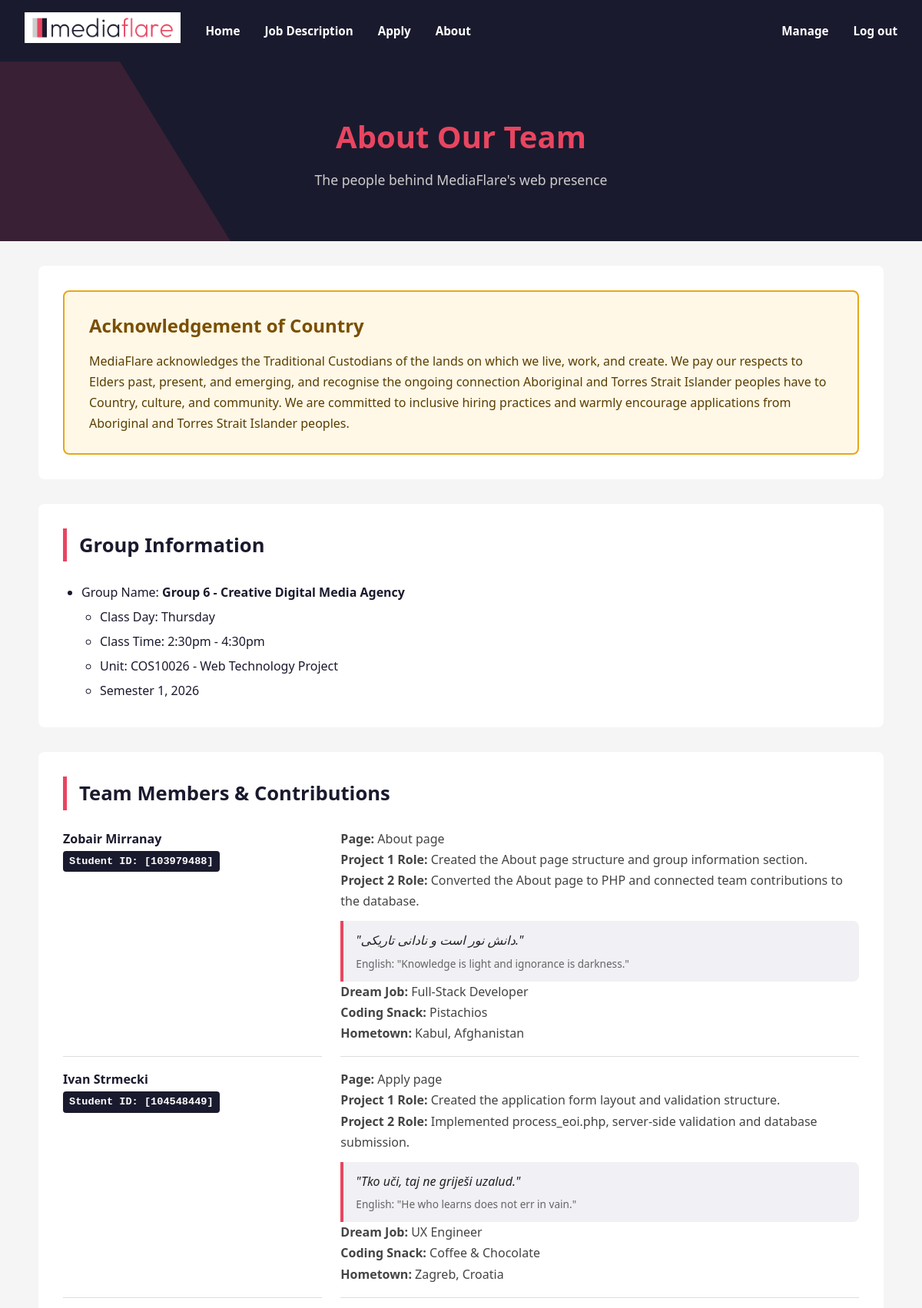
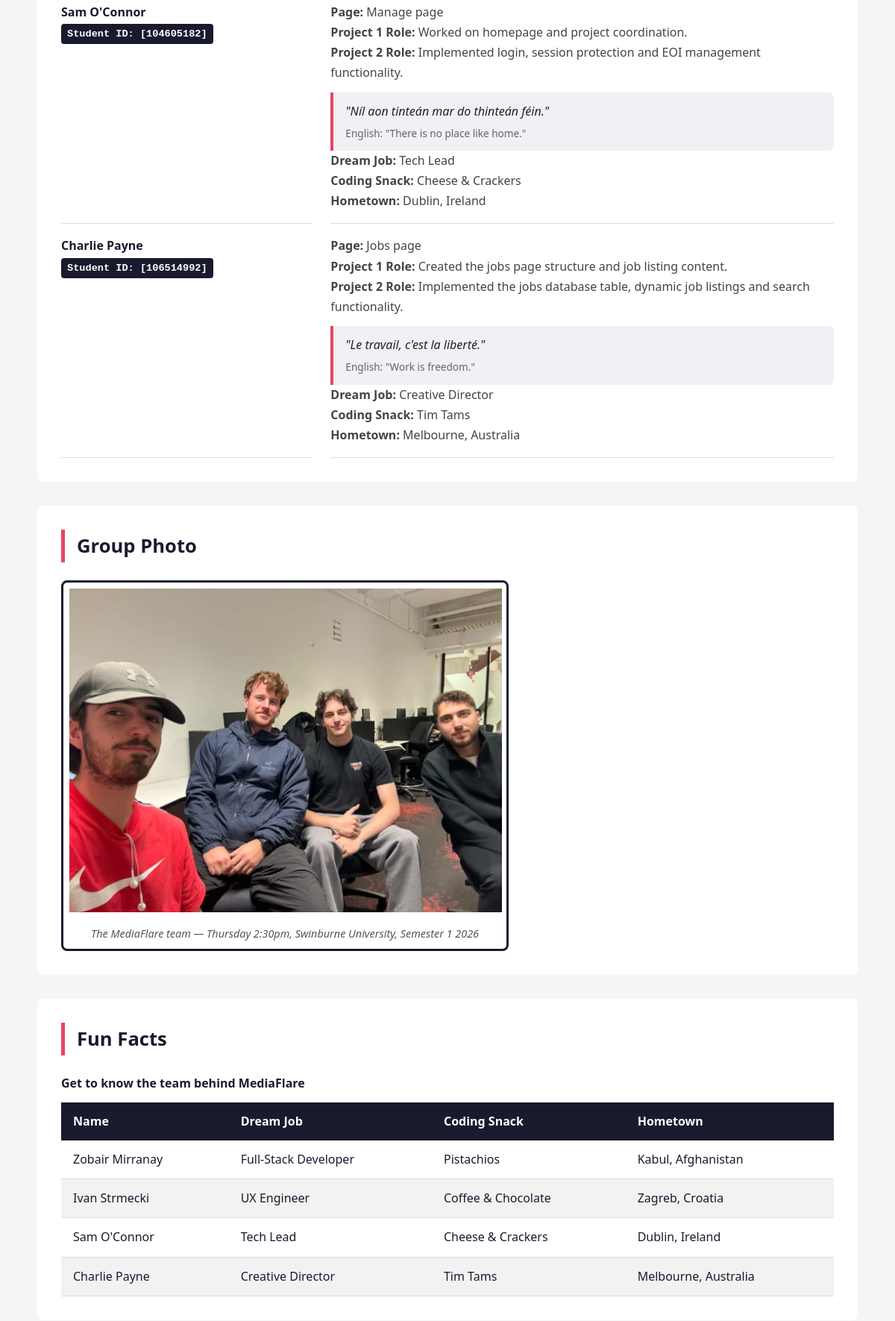
The app's page /about.php (signed in, upper part) with its own data (2 pictures, top to bottom).
### tables this page shows
CREATE TABLE `about_contributions` (
  `id` int(11) NOT NULL,
  `member_name` varchar(100) NOT NULL,
  `student_id` varchar(20) NOT NULL,
  `assigned_page` varchar(100) NOT NULL,
  `project1_role` text NOT NULL,
  `project2_role` text NOT NULL,
  `quote_original` text NOT NULL,
  `quote_translation` text NOT NULL,
  `dream_job` varchar(100) NOT NULL,
  `coding_snack` varchar(100) NOT NULL,
  `hometown` varchar(100) NOT NULL
);

### about.php (the view, shortened to what this page needs)
<?php
include "header.inc";
?>
   <?php include "nav.inc"; ?>
    <header class="about-hero">
        <div class="hero-shape" aria-hidden="true"></div>
        <h1>About Our Team</h1>
        <p>The people behind MediaFlare's web presence</p>
    </header>
    <main>
        <section class="section-container">
            <article class="acknowledgement" role="region" aria-label="Acknowledgement of Country">
                <h2>Acknowledgement of Country</h2>
                <p>
                    MediaFlare acknowledges the Traditional Custodians of the lands on which we live, work, and create.
                    We pay our respects to Elders past, present, and emerging, and recognise the ongoing connection
                    Aboriginal and Torres Strait Islander peoples have to Country, culture, and community.
                    We are committed to inclusive hiring practices and warmly encourage applications from
                    Aboriginal and Torres Strait Islander peoples.
                </p>
            </article>
        </section>
        <section class="section-container">
            <h2 class="section-title">Group Information</h2>
            <ul class="group-info-list">
                <li>Group Name: <strong>Group 6 - Creative Digital Media Agency</strong>
                    <ul>
                        <li>Class Day: Thursday</li>
                        <li>Class Time: 2:30pm - 4:30pm</li>
                        <li>Unit: COS10026 - Web Technology Project</li>
                        <li>Semester 1, 2026</li>
                    </ul>
                </li>
            </ul>
        </section>
<section class="section-container">
    <h2 class="section-title">Team Members &amp; Contributions</h2>
    <dl class="member-list">
        <?php
        require_once("settings.php");
        $conn = mysqli_connect($host, $username, $password, $dbname);
        if (!$conn) {
            echo "<p>Database connection failed.</p>";
        } else {
            $query = "SELECT * FROM about_contributions";
            $result = mysqli_query($conn, $query);
            if ($result) {
                while ($row = mysqli_fetch_assoc($result)) {
                    echo "<dt>";
                    echo $row['member_name'] . "<br>";
                    echo "<p class='student-id'
                    style='display:inline-block; background:#1a1a2e;
                    color:#fff; font-family:monospace;
                    font-size:0.85rem; padding:2px 8px;
                    border-radius:4px;'>";
                    echo "Student ID: [" . $row['student_id'] . "]";
                    echo "</p>";
                    echo "</dt>";
                    echo "<dd>";
                    echo "<strong>Page:</strong> "
                        . $row['assigned_page'] . "<br>";
                    echo "<strong>Project 1 Role:</strong> "
                        . $row['project1_role'] . "<br>";
                    echo "<strong>Project 2 Role:</strong> "
                        . $row['project2_role'] . "<br>";
                    echo "<blockquote class='quote-block'>";
                    echo "<p class='original'>\""
                        . $row['quote_original'] . "\"</p>";
                    echo "<p class='translation'>English: \""
                        . $row['quote_translation'] . "\"</p>";
                    echo "</blockquote>";
                    echo "<p><strong>Dream Job:</strong> "
                        . $row['dream_job'] . "</p>";
                    echo "<p><strong>Coding Snack:</strong> "
                        . $row['coding_snack'] . "</p>";
                    echo "<p><strong>Hometown:</strong> "
                        . $row['hometown'] . "</p>";
                    echo "</dd>";
                }
            }
        }
        ?>
    </dl>
</section>
        <section class="section-container">
            <h2 class="section-title">Group Photo</h2>
            <figure class="group-photo" style="max-width: 600px; margin: 0 auto; text-align: center;">
                <img src="images/Group.photo.jpeg" alt="Group photo of all four MediaFlare team members" width="580" />
                <figcaption>The MediaFlare team — Thursday 2:30pm, Swinburne University, Semester 1 2026</figcaption>
            </figure>
        </section>
        <section class="section-container">
            <h2 class="section-title">Fun Facts</h2>
            <table class="fun-facts">
                <caption>Get to know the team behind MediaFlare</caption>
                <thead>
                    <tr>
                        <th scope="col">Name</th>
                        <th scope="col">Dream Job</th>
                        <th scope="col">Coding Snack</th>
                        <th scope="col">Hometown</th>
                    </tr>
                </thead>
                <tbody>
                    <tr>
                        <td>Zobair Mirranay</td>
                        <td>Full-Stack Developer</td>
                        <td>Pistachios</td>
                        <td>Kabul, Afghanistan</td>
                    </tr>
                    <tr>
                        <td>Ivan Strmecki</td>
                        <td>UX Engineer</td>
                        <td>Coffee &amp; Chocolate</td>
                        <td>Zagreb, Croatia</td>
                    </tr>
                    <tr>
                        <td>Sam O'Connor</td>
                        <td>Tech Lead</td>
                        <td>Cheese &amp; Crackers</td>
                        <td>Dublin, Ireland</td>
                    </tr>
                    <tr>
                        <td>Charlie Payne</td>
                        <td>Creative Director</td>
                        <td>Tim Tams</td>
                        <td>Melbourne, Australia</td>
                    </tr>
                </tbody>
            </table>
        </section>
    </main>
  <?php include "footer.inc"; ?>

### styles/style.css (style rules this page uses)
* { margin: 0; padding: 0; box-sizing: border-box; }
body { font-family: 'Segoe UI', sans-serif; background-color: #f5f5f5; color: #1a1a2e; line-height: 1.7; }
.about-hero { position: relative; overflow: hidden; background-color: #1a1a2e; color: #ffffff; padding: 4rem 2rem; text-align: center; }
.about-hero h1 { font-size: 2.5rem; color: #e94560; margin-bottom: 0.5rem; }
.about-hero p { font-size: 1.1rem; color: #cccccc; }
.section-container { max-width: 1100px; margin: 2rem auto; padding: 2rem; background-color: #ffffff; border-radius: 8px; }
.section-title { font-size: 1.6rem; color: #1a1a2e; border-left: 5px solid #e94560; padding-left: 1rem; margin-bottom: 1.5rem; }
.acknowledgement { background-color: #fff8e7; border: 2px solid #e6a817; border-radius: 8px; padding: 1.5rem 2rem; }
.acknowledgement h2 { color: #7a4f00; margin-bottom: 0.75rem; }
.acknowledgement p { color: #5a3e00; }
.group-info-list { list-style: disc; padding-left: 1.5rem; font-size: 1rem; line-height: 2; }
.group-info-list li ul { list-style: circle; padding-left: 1.5rem; }
dl.member-list { display: grid; grid-template-columns: 1fr 2fr; gap: 1rem 1.5rem; }
dl.member-list dt { font-weight: bold; color: #1a1a2e; border-bottom: 1px solid #ddd; padding-bottom: 1rem; }
dl.member-list dd { color: #444; border-bottom: 1px solid #ddd; padding-bottom: 1rem; margin: 0; }
.quote-block { background: #f0f0f5; border-left: 4px solid #e94560; padding: 0.75rem 1rem; margin-top: 0.75rem; border-radius: 0 8px 8px 0; }
.quote-block .original { font-style: italic; font-size: 1rem; color: #222; }
.quote-block .translation { font-size: 0.85rem; color: #666; margin-top: 0.25rem; }
figure.group-photo { border: 3px solid #1a1a2e; display: inline-block; padding: 0.5rem; border-radius: 8px; text-align: center; }
figure.group-photo figcaption { font-size: 0.9rem; color: #555; margin-top: 0.5rem; font-style: italic; }
table.fun-facts { width: 100%; border-collapse: collapse; margin-top: 1rem; }
table.fun-facts caption { font-size: 1rem; font-weight: bold; margin-bottom: 0.75rem; color: #1a1a2e; text-align: left; }
table.fun-facts th { background-color: #1a1a2e; color: #ffffff; padding: 0.75rem 1rem; text-align: left; }
table.fun-facts td { padding: 0.75rem 1rem; border-bottom: 1px solid #ddd; }
table.fun-facts tr:nth-child(even) { background-color: #f2f2f2; }
.hero-shape { position: absolute; top: 0; left: 0; width: 300px; height: 100%; background-color: #e94560; clip-path: polygon(52% 0%, 0% 0%, 0% 100%, 100% 100%); opacity: 0.15; transform: translateX(-100%); animation: shapeSlide 0.8s cubic-bezier(0.2, 1, 0.3, 1) forwards; animation-delay: 0.5s; }

### about.php (style rules this page uses)
.about-hero { text-align: center; }

### records on screen
about_contributions: member_name "Zobair Mirranay", student "103979488", assigned_page "About page", project1_role "Created the About page structure and group information section.", project2_role "Converted the About page to PHP and connected team contributions to the database.", quote_original "دانش نور است و نادانی تاریکی.", quote_translation "Knowledge is light and ignorance is darkness.", dream_job "Full-Stack Developer", coding_snack "Pistachios", hometown "Kabul, Afghanistan"
about_contributions: member_name "Ivan Strmecki", student "104548449", assigned_page "Apply page", project1_role "Created the application form layout and validation structure.", project2_role "Implemented process_eoi.php, server-side validation and database submission.", quote_original "Tko uči, taj ne griješi uzalud.", quote_translation "He who learns does not err in vain.", dream_job "UX Engineer", coding_snack "Coffee & Chocolate", hometown "Zagreb, Croatia"
about_contributions: member_name "Sam O'Connor", student "104605182", assigned_page "Manage page", project1_role "Worked on homepage and project coordination.", project2_role "Implemented login, session protection and EOI management functionality.", quote_original "Níl aon tinteán mar do thinteán féin.", quote_translation "There is no place like home.", dream_job "Tech Lead", coding_snack "Cheese & Crackers", hometown "Dublin, Ireland"
about_contributions: member_name "Charlie Payne", student "106514992", assigned_page "Jobs page", project1_role "Created the jobs page structure and job listing content.", project2_role "Implemented the jobs database table, dynamic job listings and search functionality.", quote_original "Le travail, c'est la liberté.", quote_translation "Work is freedom.", dream_job "Creative Director", coding_snack "Tim Tams", hometown "Melbourne, Australia"
